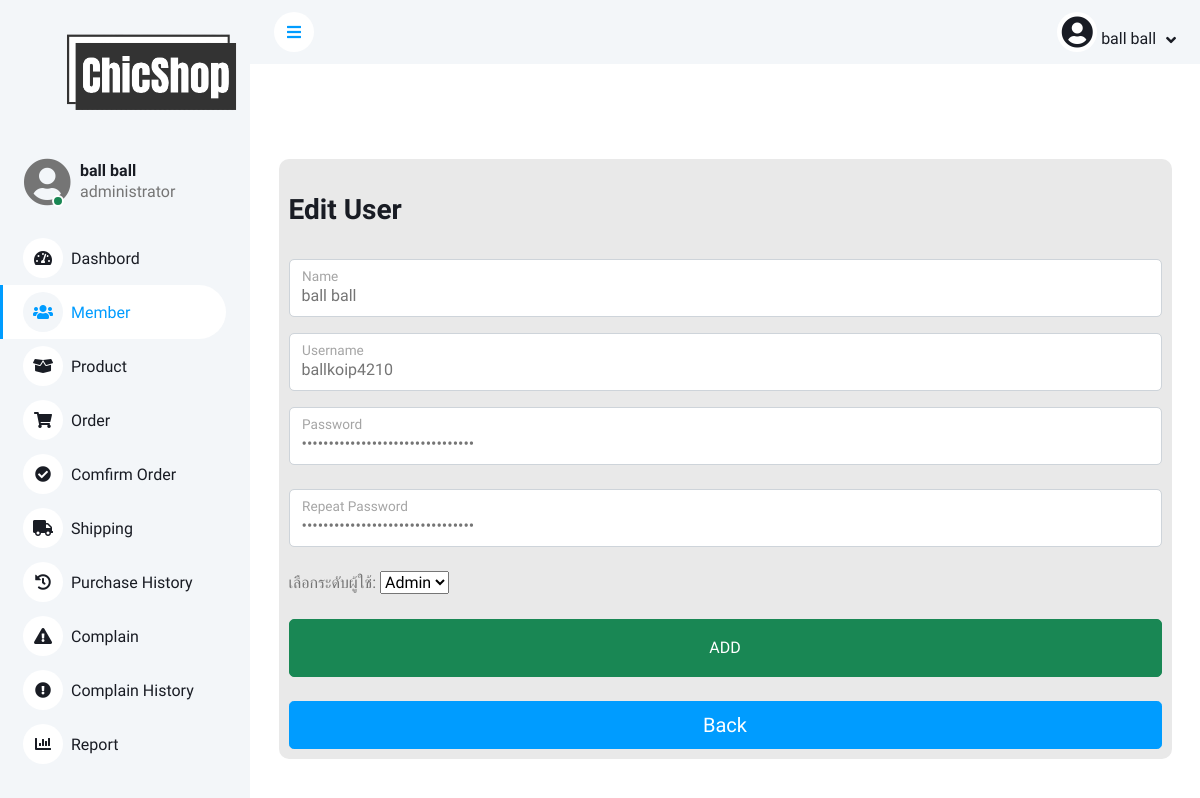
The app's page /BackWeb/edituser.php?user_id=1 (signed in) with its own data.
### tables this page shows
CREATE TABLE `user` (
  `u_id` int(11) NOT NULL COMMENT 'รหัสผู้ใช้งาน',
  `u_fullname` varchar(255) DEFAULT NULL COMMENT 'ชื่อเต็มของผู้ใช้งาน',
  `u_username` varchar(255) DEFAULT NULL COMMENT 'ชื่อผู้ใช้งาน',
  `u_password` varchar(255) DEFAULT NULL COMMENT 'รหัสผ่านผู้ใช้งาน',
  `u_level` varchar(255) DEFAULT NULL COMMENT 'ระดับผู้ใช้งาน',
  `u_address` varchar(255) DEFAULT NULL COMMENT 'ที่อยู่ผู้ใช้งาน',
  `Phonenumber` varchar(20) DEFAULT NULL COMMENT 'เบอร์โทรศัพท์ผู้ใช้งาน',
  `email` varchar(255) DEFAULT NULL COMMENT 'อีเมลผู้ใช้งาน'
);

### BackWeb/edituser.php (the view, shortened to what this page needs)
<?php
$objCon = connectDB();
$id=$_GET["user_id"];
$user = $_SESSION['user_login'];
$sql = "SELECT * FROM user WHERE u_id = '$id'";
$result = mysqli_query($objCon,$sql);
$row = mysqli_fetch_assoc($result);
?>
<!DOCTYPE html>
<html lang="en">
<head>
    <link href="https://cdnjs.cloudflare.com/ajax/libs/font-awesome/5.10.0/css/all.min.css" rel="stylesheet">
    <link href="https://cdn.jsdelivr.net/npm/bootstrap-icons@1.4.1/font/bootstrap-icons.css" rel="stylesheet">
    <link href="lib/owlcarousel/assets/owl.carousel.min.css" rel="stylesheet">
    <link href="lib/tempusdominus/css/tempusdominus-bootstrap-4.min.css" rel="stylesheet" />
    <link href="css/bootstrap.min.css" rel="stylesheet">
    <link href="css/style.css" rel="stylesheet">
    <link href="css/editconsole.css" rel="stylesheet">
</head>
<body>
    <div class="">
        <div class="sidebar pe-4 pb-3">
            <nav class="navbar bg-light navbar-light">
                <div class="container-fluid">
                    <a href="Admin.php" class="navbar-brand mx-4 mb-3">
                        <img src="/Webpage/images/main-logo.png" class="logo">
                </a>
                </div>
                <div class="d-flex align-items-center ms-4 mb-4">
                    <div class="position-relative">
                        <i class="fa fa-user-circle fa-3x rounded-circle" style="width: 40px; height: 40px;"></i>
                        <div class="bg-success rounded-circle border border-2 border-white position-absolute end-0 bottom-0 p-1"></div>
                    </div>
                    <div class="ms-3">
                        <h6 class="mb-0"><?php echo $user['fullname']; ?></h6>
                        <span><?php echo $user['level']; ?></span>
                    </div>
                </div>
                <div class="navbar-nav w-100">
                    <a href="dashbord.php" class="nav-item nav-link"><i
                            class="fa fa-tachometer-alt me-2"></i>Dashbord</a>
                    <a href="Admin.php" class="nav-item nav-link active"><i class="fa fa-users me-2"></i>Member</a>
                    <a href="income.php" class="nav-item nav-link"><i class="fa fa-box-open me-2"></i>Product</a>
                    <a href="order.php" class="nav-item nav-link"><i class="fa fa-shopping-cart me-2"></i>Order</a>
                    <a href="orderconfirm.php" class="nav-item nav-link"><i
                            class="fa fa-check-circle text-dark me-2"></i>Comfirm Order</a>
                    <a href="shipping.php" class="nav-item nav-link"><i class="fa fa-truck me-2"></i>Shipping</a>
                    <a href="history.php" class="nav-item nav-link"><i class="fa fa-history me-2"></i>Purchase
                        History</a>
                    <a href="reportpage.php" class="nav-item nav-link"><i
                            class="fa fa-exclamation-triangle me-2"></i>Complain</a>
                    <a href="complaindetails.php" class="nav-item nav-link"><i
                            class="fa fa-exclamation-circle me-2"></i>Complain History</a>
                    <a href="report.php" class="nav-item nav-link"><i class="fa fa-chart-bar me-2"></i>Report</a>
                </div>
            </nav>
        </div>
        <div class="content">
            <nav class="navbar navbar-expand bg-light navbar-light sticky-top px-4 py-0">
                <a href="#" class="sidebar-toggler flex-shrink-0">
                    <i class="fa fa-bars"></i>
                </a>
                <div class="navbar-nav align-items-center ms-auto">
                    <div class="nav-item dropdown">
                        <a href="#" class="nav-link dropdown-toggle" data-bs-toggle="dropdown">
                            <i class="fa fa-user-circle fa-2x rounded-circle" style="width: 40px; height: 40px;"></i>
                            <span class="d-none d-lg-inline-flex"><?php echo $user['fullname']; ?></span>
                        </a>
                    </div>
                </div>
            </nav>
        <form method="post" action="edituser.php?user_id=<?php echo $id; ?>">
            <div class="bgeditmain">
                <div class="bgedit">
                <br>
                <h3>Edit User</h3>
                <br>
                <div class="form-floating mb-3">
                    <input type="text" class="form-control" id="u_fullname" name="u_fullname" placeholder="ชื่อ - สกุล" value="<?php echo $row["u_fullname"]; ?>">
                    <label for="floatingText">Name</label>
                </div>
                <div class="form-floating mb-3">
                    <input type="text" class="form-control" id="u_username" name="u_username" placeholder="Username" value="<?php echo $row["u_username"]; ?>">
                    <label for="floatingInput">Username</label>
                </div>
                <div class="form-floating mb-4">
                    <input type="password" class="form-control" id="u_password" name="u_password" placeholder="Password" value="<?php echo $row["u_password"]; ?>">
                    <label for="floatingPassword">Password</label>
                </div>
                <div class="form-floating mb-4">
                    <input type="password" class="form-control" id="u_password2" name="u_password2" placeholder="Repeat Password" value="<?php echo $row["u_password"]; ?>">
                    <label for="floatingPassword">Repeat Password</label>
                </div>
                <div class="mb-3">
                    <label for="u_level" class="form-label">เลือกระดับผู้ใช้:</label>
                    <select id="u_level" name="u_level">
                        <option value="administrator" <?php if($row["u_level"] == "administrator") echo "selected"; ?>>Admin</option>
                    </select>
                </div>
                    <button type="submit" name="submit" class="btn btn-success py-3 w-100 mb-4">ADD</button>
                    <a href="Admin.php" class="w-100 btn btn-lg btn-primary">Back</a>
                </div>
                </div>
            </div>
</body>
</html>

### BackWeb/css/style.css (style rules this page uses)
:root { --primary: #009CFF; --light: #F3F6F9; --dark: #191C24; }
.btn { transition: .5s; }
.btn.btn-primary { color: #FFFFFF; }
.sidebar { position: fixed; top: 0; left: 0; bottom: 0; width: 250px; height: 100vh; overflow-y: auto; background: var(--light); transition: 0.5s; z-index: 999; }
.content { margin-left: 250px; min-height: 100vh; background: #FFFFFF; transition: 0.5s; }
@media (min-width: 992px) { .sidebar { margin-left: 0; } }
@media (min-width: 992px) { .content { width: calc(100% - 250px); } }
.sidebar .navbar .navbar-nav .nav-link { padding: 7px 20px; color: var(--dark); font-weight: 500; border-left: 3px solid var(--light); border-radius: 0 30px 30px 0; outline: none; }
.sidebar .navbar .navbar-nav .nav-link:hover, .sidebar .navbar .navbar-nav .nav-link.active { color: var(--primary); background: #FFFFFF; border-color: var(--primary); }
.sidebar .navbar .navbar-nav .nav-link i { width: 40px; height: 40px; display: inline-flex; align-items: center; justify-content: center; background: #FFFFFF; border-radius: 40px; }
.sidebar .navbar .navbar-nav .nav-link:hover i, .sidebar .navbar .navbar-nav .nav-link.active i { background: var(--light); }
.content .navbar .navbar-nav .nav-link { margin-left: 25px; padding: 12px 0; color: var(--dark); outline: none; }
.content .navbar .sidebar-toggler, .content .navbar .navbar-nav .nav-link i { width: 40px; height: 40px; display: inline-flex; align-items: center; justify-content: center; background: #FFFFFF; border-radius: 40px; }
.content .navbar .dropdown-toggle::after { margin-left: 6px; vertical-align: middle; border: none; content: "\f107"; font-family: "Font Awesome 5 Free"; font-weight: 900; transition: .5s; }
.logo { width: 150%; object-fit: contain; }

### BackWeb/css/editconsole.css (style rules this page uses)
.bgeditmain { background: white; width: 100%; height: auto; display: flex; justify-content: center; align-items: center; align-content: center; align-self: center; margin-top: 5%; margin-bottom: 5%; }
.bgedit { background: rgb(233, 233, 233); padding: 10px; width: 100%; margin-top: 5%; border-radius: 10px; margin-right: 3%; margin-left: 3%; }

### records on screen
user: u_fullname "ball ball", u_level "administrator", u_username "ballkoip4210", u_level "Admin"
